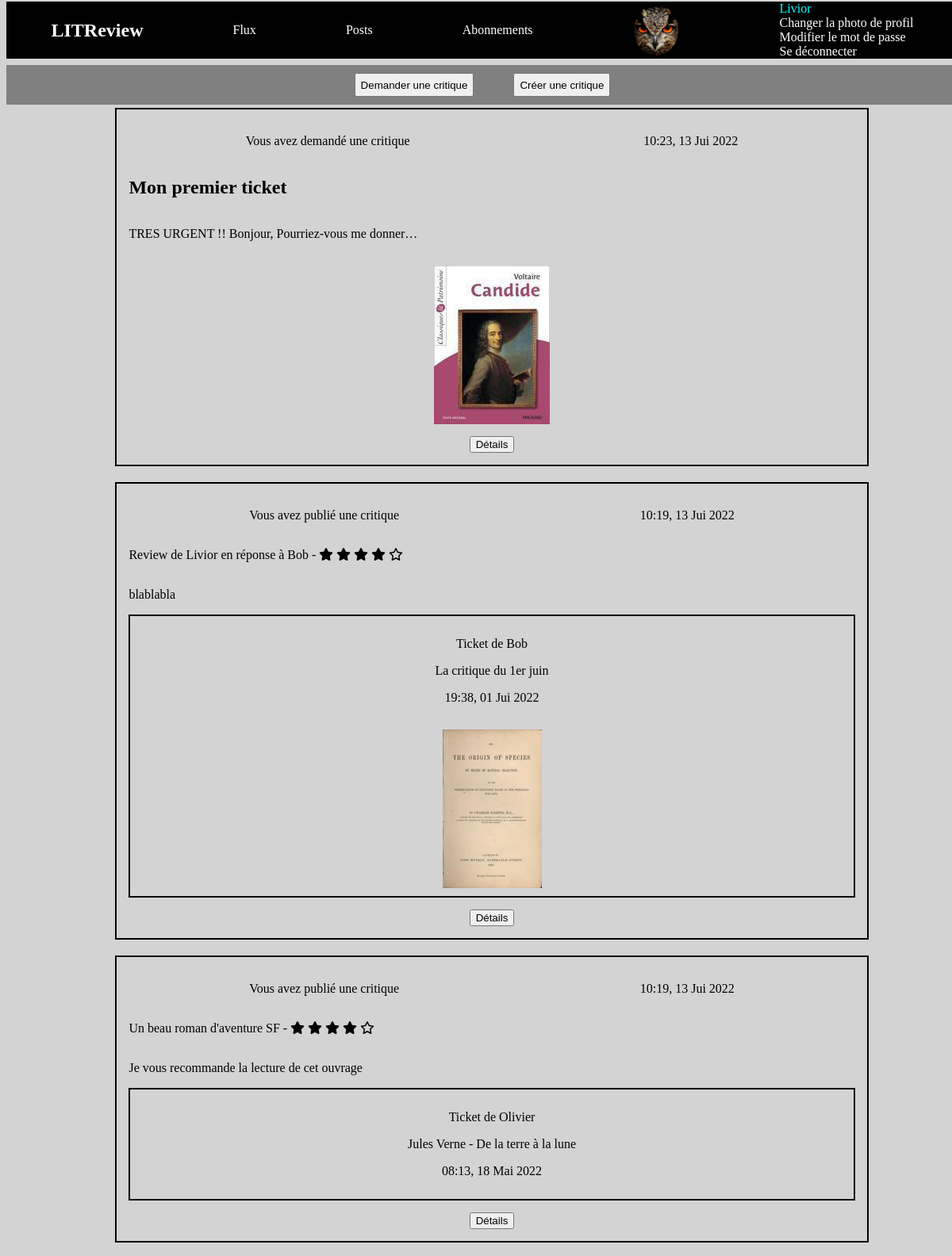
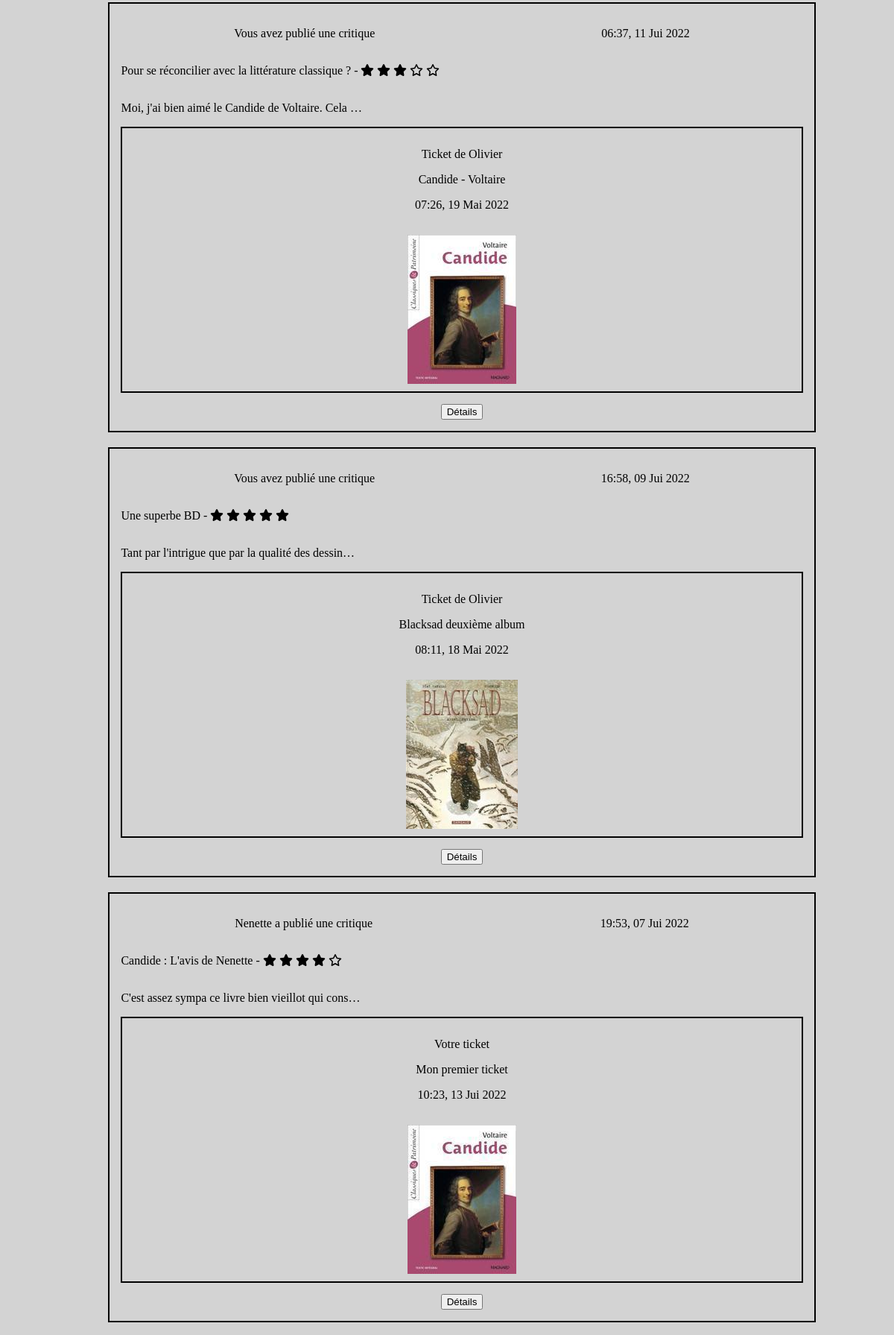
The page /flux/ (signed in, upper part) on the database its author committed (2 pictures, top to bottom).
### authentication/models.py (models this page shows)
class User(AbstractUser):
    profile_photo = models.ImageField(verbose_name='Photo de profil')

### critics/models.py (models this page shows, shortened)
class Ticket(models.Model):
    title = models.CharField(max_length=128)
    description = models.TextField(max_length=2048, blank=True)
    user = models.ForeignKey(to=settings.AUTH_USER_MODEL, on_delete=models.CASCADE)
    image = models.ImageField(null=True, blank=True)
    time_created = models.DateTimeField(auto_now_add=True)
    IMAGE_MAX_SIZE = (200, 200)

class Review(models.Model):
    ticket = models.ForeignKey(to=Ticket, on_delete=models.CASCADE, default=None)
    headline = models.CharField(max_length=128)
    rating = models.PositiveSmallIntegerField(
        validators=[MinValueValidator(0), MaxValueValidator(5)])
    body = models.TextField(max_length=8192, blank=True)
    user = models.ForeignKey(
        to=settings.AUTH_USER_MODEL, on_delete=models.CASCADE)
    time_created = models.DateTimeField(auto_now_add=True)

### critics/views.py (the view)
# urls.py: path('flux/', critics.views.flux, name='flux'),
@login_required()
def flux(request):
    reviews = Review.objects.filter(
        Q(user__in=[follow.followed_user for follow in UserFollows.objects.filter(user=request.user)]) |
        Q(user=request.user) |
        Q(ticket__user=request.user)
    )
    '''
        a queryset of all reviews whose author is not its ticket author
        such a queryset is needed to know if a review is possible on an autoreview
        if the ticket of the autoreview is present in this queryset, review on this ticket would be disable
        '''
    reviews_not_autoreview = Review.objects.filter(
        Q(user__in=[follow.followed_user for follow in UserFollows.objects.filter(user=request.user)]) |
        Q(user=request.user) |
        Q(ticket__user=request.user)).exclude(Q(user=F("ticket__user")))
    '''
    a queryset of all autoreviews, i.e. review an dticket have the same author
    '''
    autoreviews = Review.objects.filter(
        Q(user__in=[follow.followed_user for follow in UserFollows.objects.filter(user=request.user)]) |
        Q(user=request.user) |
        Q(ticket__user=request.user)).filter(Q(user=F("ticket__user")))
    tickets = Ticket.objects.filter(
        Q(user__in=[follow.followed_user for follow in UserFollows.objects.filter(user=request.user)]) |
        Q(user=request.user)).exclude(Q(id__in=[review.ticket.id for review in autoreviews]))
    reviewable_tickets =  Ticket.objects.filter(
        Q(user__in=[follow.followed_user for follow in UserFollows.objects.filter(user=request.user)]) | Q(user=request.user)).exclude(
        Q(id__in=[review.ticket.id for review in reviews_not_autoreview]))
    tickets_and_reviews = sorted(
        chain(tickets, reviews),
        key=lambda instance:instance.time_created,
        reverse=True
    )
    return render(request, 'critics/flux.html', {'tickets_and_reviews': tickets_and_reviews, 'reviewable': list(reviewable_tickets)})

### critics/templatetags/critics_extras.py (called while the page is built)
@register.filter
def model_type(instance):
    return type(instance).__name__

@register.filter
def starring(instance):
    return "x"*instance.rating

@register.filter
def antistarring(instance):
    return "x"*(5-instance.rating)

@register.simple_tag(takes_context=True)
def get_instance_user(context, user):
    if user == context['instance'].user:
        return 'Vous avez'
    return f"{context['instance'].user} a"

@register.simple_tag(takes_context=True)
def get_ticket_author(context, user):
    if user == context['instance'].ticket.user:
        return 'Votre ticket'
    return f"Ticket de {context['instance'].ticket.user}"

### critics/templates/critics/flux.html (shortened to what this page needs)
{% extends '../base.html' %}
{% load critics_extras %}
{% block content %}
        <div class="critic_management">
           <button><a href="{% url 'ticket-create' %}">Demander une critique</a></button>
            <button><a href="{% url 'review-create' %}">Créer une critique</a></button>
        </div>
        <ul>
            {% for instance in tickets_and_reviews %}
                {% if instance|model_type == "Ticket" %}
                    <article class="ticket">
                        <div class="author_and_date">
                            <p>{% get_instance_user user %} demandé une critique</p>
                            <p>{{ instance.time_created|date:"H:i, d M Y"  }}</p>
                        </div>
                        <h1>{{ instance.title }}</h1>
                        <p>{{ instance.description|truncatechars:50 }}</p>
                        {% if instance.image %}
                            <img class="ticket_image" src="{{ instance.image.url}}" alt="">
                        {% endif %}
                        <div class="details_and_review_create">
                            <button><a href="{% url 'ticket-read' instance.id %}">Détails</a></button>
                        </div>
                    </article>
                {% elif instance|model_type == "Review" %}
                    <article class="review">
                        <div class="author_and_date">
                            <p>{% get_instance_user user %}  publié une critique</p>
                            <p>{{ instance.time_created|date:"H:i, d M Y" }}</p>
                        </div>
                        <p>{{ instance.headline }} -
                            {% for rating in instance|starring %}
                                <i class="fa-solid fa-star"></i>
                            {% endfor %}
                            {% for rating in instance|antistarring %}
                                <i class="fa-regular fa-star"></i>
                            {% endfor %}
                        </p>
                        <p>{{ instance.body|truncatechars:50 }}</p>
                        <div class="review_ticket">
                            <p>{% get_ticket_author user %}</p>
                            <p> {{ instance.ticket.title }} </p>
                            <p>{{ instance.ticket.time_created|date:"H:i, d M Y" }}</p>
                            {% if instance.ticket.image %}
                                <img class="review_image" src="{{ instance.ticket.image.url}}" alt="">
                            {% endif %}
                        </div>
                        <button><a href="{% url 'review-read' instance.id %}">Détails</a></button>
                    </article>
                {% endif %}
            {% endfor %}
        </ul>
{% endblock content %}

### templates/base.html (shortened to what this page needs)
{% load static %}
<html>
    <head>
        <link rel="stylesheet" href="{% static 'critics/styles.css' %}" />
    </head>
    <header>
        <nav> <h1>LITReview</h1>
            {% if user.is_authenticated %}
            <a href="/flux">Flux</a>
            <a href="/posts">Posts</a>
            <a href="/subscribe">Abonnements</a>
            <div>
                {% if request.user.profile_photo %}
                    <img class="profile-photo" src="{{ request.user.profile_photo.url }}" alt="">
                {% else %}
                    <i class="fa-solid fa-circle-user fa-5x"></i>
                {% endif %}
            </div>
            <div class="account_management">
                <div class="display_username">{{ request.user }}</div>
                <a href="{% url 'profile-photo' %}">Changer la photo de profil</a>
                <a href="{% url 'new_password' %}">Modifier le mot de passe</a>
                <a href="{% url 'logout' %}">Se déconnecter</a>
            </div>
        </nav>
        {% endif %}
    </header>
    <body>
        {% block content %}{% endblock %}
    </body>
</html>

### critics/static/critics/styles.css (style rules this page uses)
header { position:fixed; top:2px; height:80px; width:100%; }
.critic_management { position: fixed; top: 82px; height:50px; width: 100%; background-color: grey; }
.critic_management button { margin:10px; }
body { margin-top:100px; display: flex; flex-direction: column; color: black; background-color: lightgrey; }
nav { display:flex; justify-content: space-around; align-items:center; background-color: black; color: white; }
nav a { color: white; text-decoration: none; }
.account_management { display:flex; flex-direction: column; }
.display_username { color:cyan; }
.critic_management a { text-decoration:none; color:black; }
.profile-photo { width : 85px; clip-path: ellipse(33% 50%); }
.ticket, .review { display: flex; flex-direction: column; width: 80%; margin: auto; margin-top:20px; border: black 2px solid; padding: 15px; }
.review_ticket { text-align: center; border: black 2px solid; padding-left:30%; padding-right:30%; padding-top:10px; padding-bottom:10px; }
.author_and_date { display: flex; justify-content: space-around; }
.details_and_review_create { display: flex; justify-content: space-around; }
.critic_management { display: flex; justify-content: center; }
.critic_management button { margin-left: 25px; margin-right: 25px; }
article button, article a, article img { width: fit-content; align-self: center; margin-top:15px; }
article button a { text-decoration: none; color: black; }

### rows shown on the page
User: user.profile_photo (picture), user "Livior"
Ticket: user "Vous avez", time_created "10:23, 13 Jui 2022", title "Mon premier ticket", description "TRES URGENT !! Bonjour, Pourriez-vous me donner…", image (picture)
Review: user "Vous avez", time_created "10:19, 13 Jui 2022", headline "Review de Livior en réponse à Bob", rating 4 (drawn), body "blablabla", ticket.username "Ticket de Bob", ticket "La critique du 1er juin", ticket.time_created "19:38, 01 Jui 2022", ticket.image (picture)
Review: user "Vous avez", time_created "10:19, 13 Jui 2022", headline "Un beau roman d'aventure SF", rating 4 (drawn), body "Je vous recommande la lecture de cet ouvrage", ticket.username "Ticket de Olivier", ticket "Jules Verne - De la terre à la lune", ticket.time_created "08:13, 18 Mai 2022"
Review: user "Vous avez", time_created "06:37, 11 Jui 2022", headline "Pour se réconcilier avec la littérature classique ?", rating 3 (drawn), body "Moi, j'ai bien aimé le Candide de Voltaire. Cela …", ticket.username "Ticket de Olivier", ticket "Candide - Voltaire", ticket.time_created "07:26, 19 Mai 2022", ticket.image (picture)
Review: user "Vous avez", time_created "16:58, 09 Jui 2022", headline "Une superbe BD", rating 5 (drawn), body "Tant par l'intrigue que par la qualité des dessin…", ticket.username "Ticket de Olivier", ticket "Blacksad deuxième album", ticket.time_created "08:11, 18 Mai 2022", ticket.image (picture)
Review: user.username "Nenette a", time_created "19:53, 07 Jui 2022", headline "Candide : L'avis de Nenette", rating 4 (drawn), body "C'est assez sympa ce livre bien vieillot qui cons…", ticket.user_id "Votre ticket", ticket "Mon premier ticket", ticket.time_created "10:23, 13 Jui 2022", ticket.image (picture)
